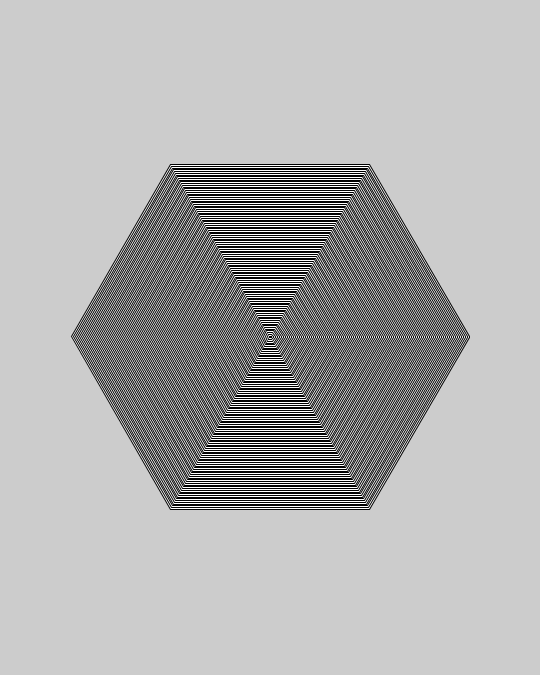
Frame 1 (no input)
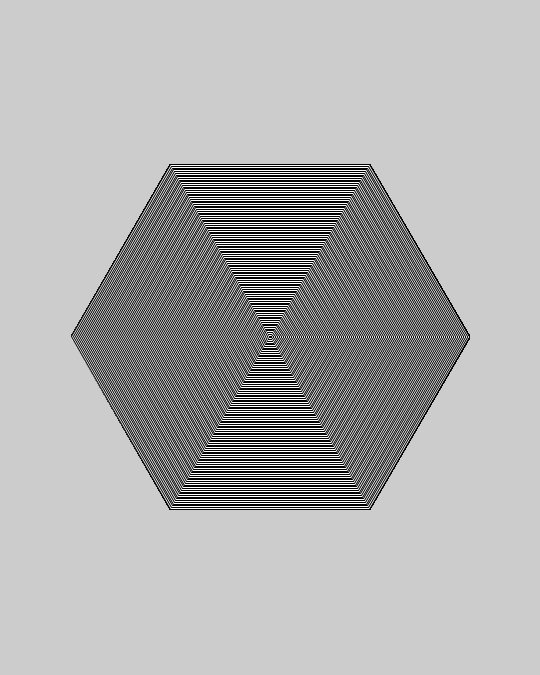
Frame 60 (the mouse pressed at the canvas centre just before this capture)
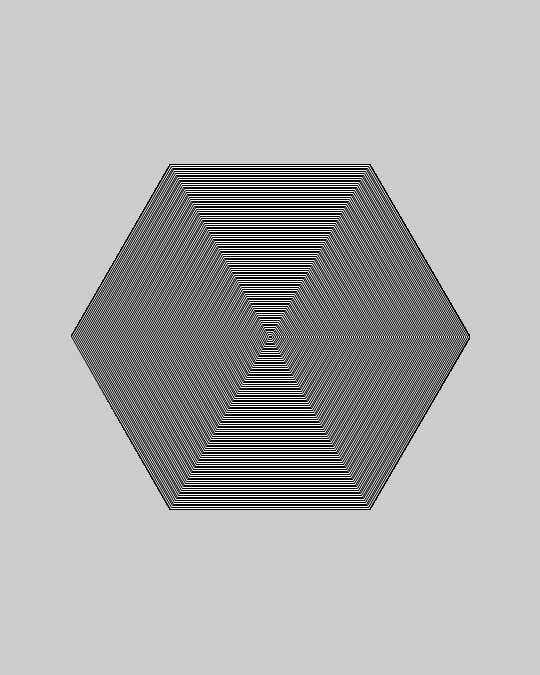
Frame 120 (the mouse held since frame 60 and released just before this capture)

The Processing sketch that drew these frames (run headless with seeded random() and noise(); from frame 60 on, the mouse is pressed at the canvas centre):

// Processing sketch: Hexagon3
// ── Hexagon3.pde
float theta;
void setup(){
    size(540,675);
  

}
void draw(){
  branch(100);
}


void polygon(float x, float y, float radius) {
  float angle = TWO_PI / 6;
  beginShape();
  for (float a = 0; a < TWO_PI; a += angle) {

    float sx = x + cos(a) * radius;
    float sy = y + sin(a) * radius;
    vertex(sx, sy);
  }
  endShape(CLOSE);
}

void branch(float len){
  
  translate(width/2,height/2);
  rotate(60/360);
  //polygon(0,0,250,6);
  
  for(int i =200; 1 < i; i--){
    i--;
    polygon(0,0,i);
  }
}
